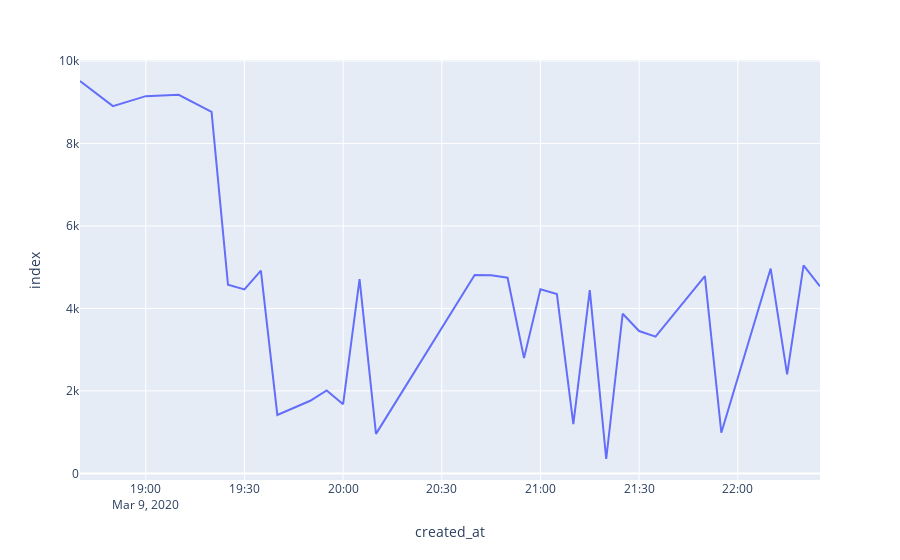

The code cell stored with this chart in its notebook:
### Code cell
px.line(test.sort_values('created_at', ascending=False), x='created_at', y='index')

### Figure 1 — Plotly figure (JSON) as saved in the notebook; plotly's stock layout.template omitted (floating-point values rounded to 4 significant figures)
{"data": [{"hoverlabel": {"namelength": 0}, "hovertemplate": "created_at=%{x}<br>index=%{y}", "legendgroup": "", "line": {"color": "#636efa", "dash": "solid"}, "mode": "lines", "name": "", "showlegend": false, "type": "scatter", "x": ["2020-03-09T22:25:00", "2020-03-09T22:20:00", "2020-03-09T22:15:00", "2020-03-09T22:10:00", "2020-03-09T21:55:00", "2020-03-09T21:50:00", "2020-03-09T21:35:00", "2020-03-09T21:30:00", "2020-03-09T21:25:00", "2020-03-09T21:20:00", "2020-03-09T21:15:00", "2020-03-09T21:10:00", "2020-03-09T21:05:00", "2020-03-09T21:00:00", "2020-03-09T20:55:00", "2020-03-09T20:50:00", "2020-03-09T20:45:00", "2020-03-09T20:40:00", "2020-03-09T20:10:00", "2020-03-09T20:05:00", "2020-03-09T20:00:00", "2020-03-09T19:55:00", "2020-03-09T19:50:00", "2020-03-09T19:40:00", "2020-03-09T19:35:00", "2020-03-09T19:30:00", "2020-03-09T19:25:00", "2020-03-09T19:20:00", "2020-03-09T19:10:00", "2020-03-09T19:00:00", "2020-03-09T18:50:00", "2020-03-09T18:40:00"], "xaxis": "x", "y": [4537, 5044, 2403, 4968, 987, 4786, 3318, 3453, 3872, 349, 4447, 1196, 4350, 4467, 2796, 4746, 4808, 4811, 959, 4712, 1678, 2011, 1761, 1417, 4919, 4461, 4575, 8769, 9181, 9150, 8907, 9517], "yaxis": "y"}], "layout": {"legend": {"tracegroupgap": 0}, "margin": {"t": 60}, "xaxis": {"anchor": "y", "domain": [0, 1], "title": {"text": "created_at"}}, "yaxis": {"anchor": "x", "domain": [0, 1], "title": {"text": "index"}}}}
